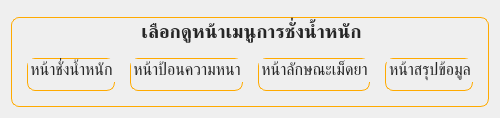
         <widget class="QWidget" name="develops_page">
          <layout class="QVBoxLayout" name="verticalLayout_31">
           <item>
            <widget class="QFrame" name="frame_2">
             <property name="frameShape">
              <enum>QFrame::Shape::StyledPanel</enum>
             </property>
             <property name="frameShadow">
              <enum>QFrame::Shadow::Raised</enum>
             </property>
            </widget>
           </item>
           <item>
            <widget class="QGroupBox" name="view_pages_group">
             <property name="maximumSize">
              <size>
               <width>16777215</width>
               <height>180</height>
              </size>
             </property>
             <property name="font">
              <font>
               <family>Kanit</family>
               <pointsize>14</pointsize>
               <bold>true</bold>
              </font>
             </property>
             <property name="styleSheet">
              <string notr="true">QGroupBox {
	border: solid;
	border-width: 1px;
	border-color: rgb(255, 170, 0);
	border-radius: 8px;
	color: #262626;
}

QPushButton {
	border: none;
}
</string>
             </property>
             <property name="title">
              <string>เลือกดูหน้าเมนูการชั่งน้ำหนัก</string>
             </property>
             <property name="alignment">
              <set>Qt::AlignmentFlag::AlignCenter</set>
             </property>
             <property name="flat">
              <bool>false</bool>
             </property>
             <layout class="QHBoxLayout" name="horizontalLayout_7">
              <property name="spacing">
               <number>15</number>
              </property>
              <property name="leftMargin">
               <number>15</number>
              </property>
              <property name="topMargin">
               <number>40</number>
              </property>
              <property name="rightMargin">
               <number>15</number>
              </property>
              <property name="bottomMargin">
               <number>15</number>
              </property>
              <item>
               <widget class="QGroupBox" name="groupBox">
                <property name="font">
                 <font>
                  <family>Kanit</family>
                  <pointsize>12</pointsize>
                 </font>
                </property>
                <property name="title">
                 <string>หน้าชั่งน้ำหนัก</string>
                </property>
                <property name="alignment">
                 <set>Qt::AlignmentFlag::AlignCenter</set>
                </property>
                <layout class="QVBoxLayout" name="verticalLayout_16">
                 <property name="bottomMargin">
                  <number>0</number>
                 </property>
                 <item>
                  <widget class="QPushButton" name="weight_page_view">
                   <property name="font">
                    <font>
                     <family>Kanit</family>
                     <pointsize>11</pointsize>
                    </font>
                   </property>
                   <property name="cursor">
                    <cursorShape>PointingHandCursor</cursorShape>
                   </property>
                   <property name="layoutDirection">
                    <enum>Qt::LayoutDirection::LeftToRight</enum>
                   </property>
                   <property name="styleSheet">
                    <string notr="true"/>
                   </property>
                   <property name="text">
                    <string/>
                   </property>
                   <property name="icon">
                    <iconset resource="resource.qrc">
                     <normaloff>:/assets/icon/weighing.png</normaloff>:/assets/icon/weighing.png</iconset>
                   </property>
                   <property name="iconSize">
                    <size>
                     <width>80</width>
                     <height>80</height>
                    </size>
                   </property>
                   <property name="shortcut">
                    <string/>
                   </property>
                   <property name="autoRepeat">
                    <bool>false</bool>
                   </property>
                  </widget>
                 </item>
                </layout>
               </widget>
              </item>
              <item>
               <widget class="QGroupBox" name="groupBox_2">
                <property name="font">
                 <font>
                  <family>Kanit</family>
                  <pointsize>12</pointsize>
                 </font>
                </property>
                <property name="title">
                 <string>หน้าป้อนความหนา</string>
                </property>
                <property name="alignment">
                 <set>Qt::AlignmentFlag::AlignCenter</set>
                </property>
                <layout class="QVBoxLayout" name="verticalLayout_17">
                 <property name="bottomMargin">
                  <number>0</number>
                 </property>
                 <item>
                  <widget class="QPushButton" name="thickness_page_view">
                   <property name="font">
                    <font>
                     <family>Kanit</family>
                     <pointsize>11</pointsize>
                    </font>
                   </property>
                   <property name="cursor">
                    <cursorShape>PointingHandCursor</cursorShape>
                   </property>
                   <property name="layoutDirection">
                    <enum>Qt::LayoutDirection::LeftToRight</enum>
                   </property>
                   <property name="styleSheet">
                    <string notr="true"/>
                   </property>
                   <property name="text">
                    <string/>
                   </property>
                   <property name="icon">
                    <iconset resource="resource.qrc">
                     <normaloff>:/assets/icon/thickness.png</normaloff>:/assets/icon/thickness.png</iconset>
                   </property>
                   <property name="iconSize">
                    <size>
                     <width>80</width>
                     <height>80</height>
                    </size>
                   </property>
                   <property name="shortcut">
                    <string/>
                   </property>
                   <property name="autoRepeat">
                    <bool>false</bool>
                   </property>
                  </widget>
                 </item>
                </layout>
               </widget>
              </item>
              <item>
               <widget class="QGroupBox" name="groupBox_3">
                <property name="font">
                 <font>
                  <family>Kanit</family>
                  <pointsize>12</pointsize>
                 </font>
                </property>
                <property name="title">
                 <string>หน้าลักษณะเม็ดยา</string>
                </property>
                <property name="alignment">
                 <set>Qt::AlignmentFlag::AlignCenter</set>
                </property>
                <layout class="QVBoxLayout" name="verticalLayout_29">
                 <property name="bottomMargin">
                  <number>0</number>
                 </property>
                 <item>
                  <widget class="QPushButton" name="characteristics_page_view">
                   <property name="font">
                    <font>
                     <family>Kanit</family>
                     <pointsize>11</pointsize>
                    </font>
                   </property>
                   <property name="cursor">
                    <cursorShape>PointingHandCursor</cursorShape>
                   </property>
                   <property name="layoutDirection">
                    <enum>Qt::LayoutDirection::LeftToRight</enum>
                   </property>
                   <property name="styleSheet">
                    <string notr="true"/>
                   </property>
                   <property name="text">
                    <string/>
                   </property>
                   <property name="icon">
                    <iconset resource="resource.qrc">
                     <normaloff>:/assets/icon/characteristics.png</normaloff>:/assets/icon/characteristics.png</iconset>
                   </property>
                   <property name="iconSize">
                    <size>
                     <width>80</width>
                     <height>80</height>
                    </size>
                   </property>
                   <property name="shortcut">
                    <string/>
                   </property>
                   <property name="autoRepeat">
                    <bool>false</bool>
                   </property>
                  </widget>
                 </item>
                </layout>
               </widget>
              </item>
              <item>
               <widget class="QGroupBox" name="groupBox_4">
                <property name="font">
                 <font>
                  <family>Kanit</family>
                  <pointsize>12</pointsize>
                 </font>
                </property>
                <property name="title">
                 <string>หน้าสรุปข้อมูล</string>
                </property>
                <property name="alignment">
                 <set>Qt::AlignmentFlag::AlignCenter</set>
                </property>
                <layout class="QVBoxLayout" name="verticalLayout_30">
                 <property name="bottomMargin">
                  <number>0</number>
                 </property>
                 <item>
                  <widget class="QPushButton" name="summary_page_view">
                   <property name="font">
                    <font>
                     <family>Kanit</family>
                     <pointsize>11</pointsize>
                    </font>
                   </property>
                   <property name="cursor">
                    <cursorShape>PointingHandCursor</cursorShape>
                   </property>
                   <property name="layoutDirection">
                    <enum>Qt::LayoutDirection::LeftToRight</enum>
                   </property>
                   <property name="styleSheet">
                    <string notr="true"/>
                   </property>
                   <property name="text">
                    <string/>
                   </property>
                   <property name="icon">
                    <iconset resource="resource.qrc">
                     <normaloff>:/assets/icon/summary.png</normaloff>:/assets/icon/summary.png</iconset>
                   </property>
                   <property name="iconSize">
                    <size>
                     <width>80</width>
                     <height>80</height>
                    </size>
                   </property>
                   <property name="shortcut">
                    <string/>
                   </property>
                   <property name="autoRepeat">
                    <bool>false</bool>
                   </property>
                  </widget>
                 </item>
                </layout>
               </widget>
              </item>
             </layout>
            </widget>
           </item>
          </layout>
         </widget>
